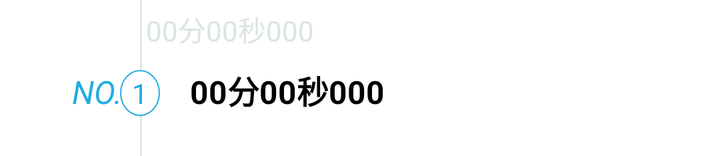
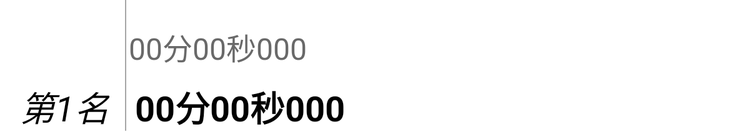

First picture: res/layout/ on a phone held upright. Second picture: the repository's own variant of that layout, on a device whose configuration matches the variant's folder. Source for both follows.
<!-- AndroidManifest.xml: application theme AppBaseTheme -->
<!-- res/layout/timeline_item.xml -->
<?xml version="1.0" encoding="utf-8"?>

<RelativeLayout xmlns:android="http://schemas.android.com/apk/res/android"
    android:layout_width="match_parent"
    android:layout_height="wrap_content" >

    <View
        android:id="@+id/view_1"
        android:layout_width="1dp"
        android:layout_height="35dp"
        android:layout_marginLeft="70dp"
        android:background="@color/light_gray" />

    <TextView
        android:id="@+id/tv_ranking"
        android:layout_width="wrap_content"
        android:layout_height="wrap_content"
        android:layout_below="@+id/view_1"
        android:layout_marginLeft="36dp"
        android:text="NO."
        android:textColor="@color/blue"
        android:textSize="16sp"
        android:textStyle="italic" />

    <View
        android:id="@+id/view_2"
        android:layout_width="1dp"
        android:layout_height="20dp"
        android:layout_below="@+id/image"
        android:layout_marginLeft="70dp"
        android:background="@color/light_gray" />

    <TextView
        android:id="@+id/image"
        android:layout_width="wrap_content"
        android:layout_height="wrap_content"
        android:layout_alignTop="@+id/tv_ranking"
        android:layout_marginLeft="60dp"
        android:gravity="center"
        android:text="1"
        android:textColor="@color/blue"
        android:background="@drawable/dot_shape" />

    <TextView
        android:id="@+id/tv_between_time"
        android:layout_width="wrap_content"
        android:layout_height="wrap_content"
        android:layout_alignBottom="@+id/view_1"
        android:layout_marginBottom="10dp"
        android:layout_marginLeft="2dp"
        android:layout_toRightOf="@id/view_1"
        android:text="00分00秒000"
        android:textColor="@color/light_gray"
        android:textSize="14sp"
         />

    <TextView
        android:id="@+id/tv_score"
        android:layout_width="wrap_content"
        android:layout_height="wrap_content"
        android:layout_alignBottom="@+id/tv_ranking"
        android:layout_marginLeft="15dp"
        android:layout_toRightOf="@id/image"
        android:text="00分00秒000"
        android:textColor="@color/black"
        android:textSize="16sp"
        android:textStyle="bold" />
    
    

</RelativeLayout>
<!-- resources referenced by this layout -->
<resources>
  <color name="black">#ff000000</color>
  <color name="blue">#22addf</color>
  <color name="light_gray">#dbe6dd</color>
  <!-- drawable dot_shape (drawable) -->
  <?xml version="1.0" encoding="utf-8"?>
  <shape xmlns:android="http://schemas.android.com/apk/res/android"
      android:shape="oval"
      android:useLevel="false" >
      <solid android:color="@color/white"/>
  
      <padding 
          android:left="2dp"
          android:right="2dp"
          android:top="2dp"
          android:bottom="2dp"/>
      <stroke
          android:width="2px"
          android:color="@color/blue"/>
      <size 
          android:width="20dp"
          android:height="20dp"/>
  </shape>
  <style name="AppBaseTheme" parent="android:Theme.Light">
          
      </style>
  <color name="white">#ffffff</color>
</resources>
<!-- res/layout-large/timeline_item.xml (the repository's variant of the layout above) -->
<!-- drawn on a 7-inch tablet held upright -->
<?xml version="1.0" encoding="utf-8"?>

<RelativeLayout xmlns:android="http://schemas.android.com/apk/res/android"
    android:layout_width="match_parent"
    android:layout_height="wrap_content" >

    <View
        android:id="@+id/view_1"
        android:layout_width="1dp"
        android:layout_height="65dp"
        android:layout_marginLeft="100dp"
        android:background="#A6A6A6" />

    <TextView
        android:id="@+id/tv_ranking"
        android:layout_width="wrap_content"
        android:layout_height="wrap_content"
        android:layout_below="@+id/view_1"
        android:layout_marginLeft="16dp"
        android:text="第1名"
        android:textColor="@color/black"
        android:textSize="28sp"
        android:textStyle="italic" />

    <View
        android:id="@+id/view_2"
        android:layout_width="1dp"
        android:layout_height="40dp"
        android:layout_below="@+id/image"
        android:layout_marginLeft="100dp"
        android:background="#A6A6A6" />

    <ImageView
        android:id="@+id/image"
        android:layout_width="wrap_content"
        android:layout_height="wrap_content"
        android:layout_alignTop="@+id/tv_ranking"
        android:layout_marginLeft="93dp"
        android:src="@drawable/rank_point" />

    <TextView
        android:id="@+id/tv_between_time"
        android:layout_width="wrap_content"
        android:layout_height="wrap_content"
        android:layout_alignBottom="@+id/view_1"
        android:layout_marginBottom="10dp"
        android:layout_marginLeft="2dp"
        android:layout_toRightOf="@id/view_1"
        android:text="00分00秒000"
        android:textColor="@color/aliceblue"
        android:textSize="24sp"
        android:visibility="visible" />

    <TextView
        android:id="@+id/tv_score"
        android:layout_width="wrap_content"
        android:layout_height="wrap_content"
        android:layout_alignBottom="@+id/tv_ranking"
        android:layout_marginLeft="15dp"
        android:layout_toRightOf="@id/image"
        android:text="00分00秒000"
        android:textColor="@color/black"
        android:textSize="28sp"
        android:textStyle="bold" />

</RelativeLayout>
<!-- resources referenced by the variant -->
<!-- as a 7-inch tablet held upright resolves them -->
<resources>
  <color name="aliceblue">#696969</color>
  <color name="black">#ff000000</color>
  <style name="AppBaseTheme" parent="android:Theme.Light">
          
      </style>
</resources>
